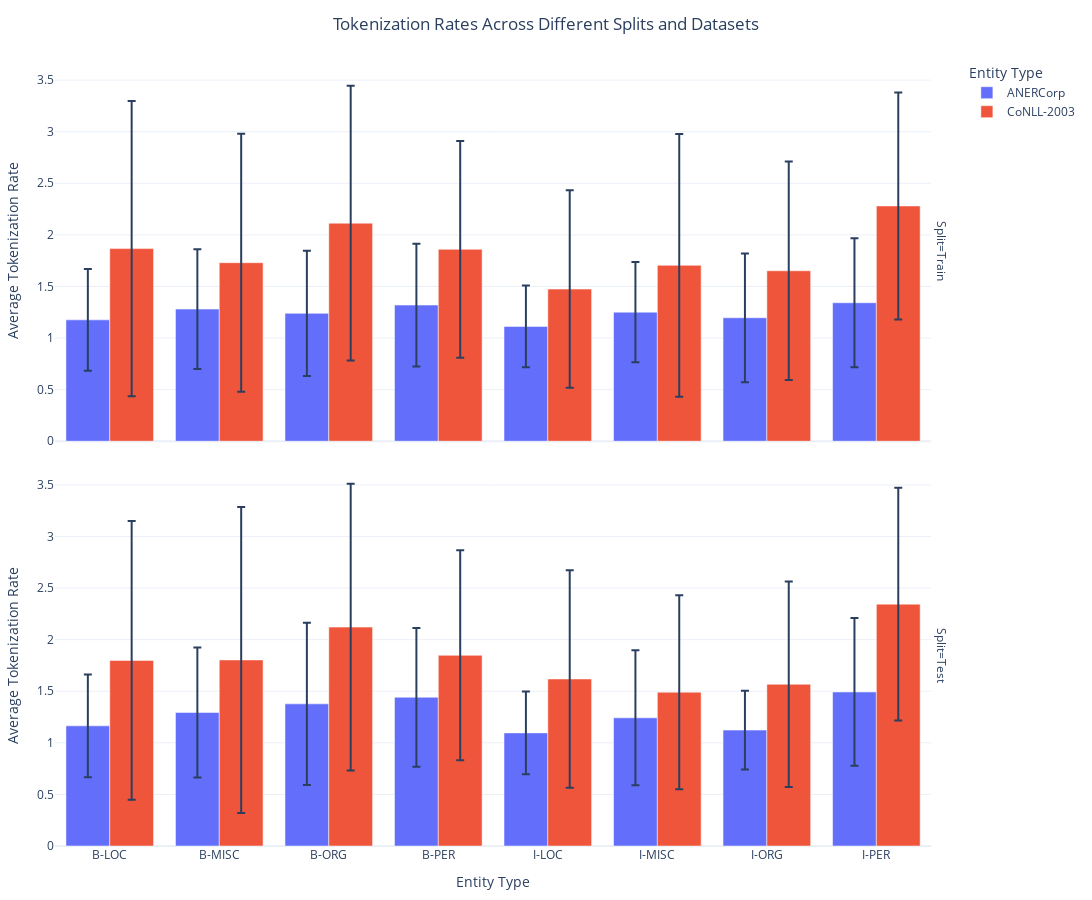

Here is the notebook cell this chart was saved with:
### Code cell
# Define datasets and entity tags of interest
datasets_of_interest = ["ANERCorp", "CoNLL-2003"]
tags_of_interest = ["B-LOC", "I-LOC", "B-PER", "I-PER", "B-ORG", "I-ORG", "B-MISC", "I-MISC"]

# Initialize the analyzer
tokenization_analyzer = TokenizationRateAnalyzer(corpora, datasets_of_interest, tags_of_interest)

# Compute tokenization rates
tokenization_df = tokenization_analyzer.calculate_tokenization_metrics()

# Visualize tokenization rates
tokenization_analyzer.visualize_tokenization_rates(tokenization_df)

### Figure 1 — Plotly figure (JSON) as saved in the notebook; plotly's stock layout.template omitted (floating-point values rounded to 4 significant figures)
{"data": [{"alignmentgroup": "True", "error_y": {"array": [0.4933, 0.581, 0.6062, 0.5953, 0.3965, 0.4863, 0.6242, 0.6242]}, "hovertemplate": "Dataset=ANERCorp<br>Split=Train<br>Entity Type=%{x}<br>Average Tokenization Rate=%{y}<extra></extra>", "legendgroup": "ANERCorp", "marker": {"color": "#636efa", "pattern": {"shape": ""}}, "name": "ANERCorp", "offsetgroup": "ANERCorp", "orientation": "v", "showlegend": true, "textposition": "auto", "type": "bar", "x": ["B-LOC", "B-MISC", "B-ORG", "B-PER", "I-LOC", "I-MISC", "I-ORG", "I-PER"], "xaxis": "x2", "y": [1.176, 1.281, 1.239, 1.32, 1.112, 1.251, 1.196, 1.342], "yaxis": "y2"}, {"alignmentgroup": "True", "error_y": {"array": [0.4987, 0.6295, 0.7865, 0.6725, 0.4017, 0.6547, 0.3811, 0.7161]}, "hovertemplate": "Dataset=ANERCorp<br>Split=Test<br>Entity Type=%{x}<br>Average Tokenization Rate=%{y}<extra></extra>", "legendgroup": "ANERCorp", "marker": {"color": "#636efa", "pattern": {"shape": ""}}, "name": "ANERCorp", "offsetgroup": "ANERCorp", "orientation": "v", "showlegend": false, "textposition": "auto", "type": "bar", "x": ["B-LOC", "B-MISC", "B-ORG", "B-PER", "I-LOC", "I-MISC", "I-ORG", "I-PER"], "xaxis": "x", "y": [1.165, 1.294, 1.378, 1.442, 1.096, 1.242, 1.124, 1.493], "yaxis": "y"}, {"alignmentgroup": "True", "error_y": {"array": [1.432, 1.25, 1.332, 1.051, 0.9569, 1.274, 1.059, 1.1]}, "hovertemplate": "Dataset=CoNLL-2003<br>Split=Train<br>Entity Type=%{x}<br>Average Tokenization Rate=%{y}<extra></extra>", "legendgroup": "CoNLL-2003", "marker": {"color": "#EF553B", "pattern": {"shape": ""}}, "name": "CoNLL-2003", "offsetgroup": "CoNLL-2003", "orientation": "v", "showlegend": true, "textposition": "auto", "type": "bar", "x": ["B-LOC", "B-MISC", "B-ORG", "B-PER", "I-LOC", "I-MISC", "I-ORG", "I-PER"], "xaxis": "x2", "y": [1.867, 1.73, 2.113, 1.86, 1.475, 1.705, 1.652, 2.28], "yaxis": "y2"}, {"alignmentgroup": "True", "error_y": {"array": [1.35, 1.483, 1.389, 1.018, 1.054, 0.94, 0.9958, 1.128]}, "hovertemplate": "Dataset=CoNLL-2003<br>Split=Test<br>Entity Type=%{x}<br>Average Tokenization Rate=%{y}<extra></extra>", "legendgroup": "CoNLL-2003", "marker": {"color": "#EF553B", "pattern": {"shape": ""}}, "name": "CoNLL-2003", "offsetgroup": "CoNLL-2003", "orientation": "v", "showlegend": false, "textposition": "auto", "type": "bar", "x": ["B-LOC", "B-MISC", "B-ORG", "B-PER", "I-LOC", "I-MISC", "I-ORG", "I-PER"], "xaxis": "x", "y": [1.799, 1.803, 2.122, 1.848, 1.619, 1.491, 1.568, 2.344], "yaxis": "y"}], "layout": {"annotations": [{"font": {}, "showarrow": false, "text": "Split=Test", "textangle": 90, "x": 0.98, "xanchor": "left", "xref": "paper", "y": 0.2425, "yanchor": "middle", "yref": "paper"}, {"font": {}, "showarrow": false, "text": "Split=Train", "textangle": 90, "x": 0.98, "xanchor": "left", "xref": "paper", "y": 0.7575, "yanchor": "middle", "yref": "paper"}], "barmode": "group", "height": 900, "legend": {"title": {"text": "Entity Type"}, "tracegroupgap": 0}, "margin": {"b": 20, "l": 20, "r": 20, "t": 60}, "title": {"text": "Tokenization Rates Across Different Splits and Datasets", "x": 0.5}, "width": 1200, "xaxis": {"anchor": "y", "domain": [0, 0.98], "title": {"text": "Entity Type"}}, "xaxis2": {"anchor": "y2", "domain": [0, 0.98], "matches": "x", "showticklabels": false}, "yaxis": {"anchor": "x", "domain": [0, 0.485], "title": {"text": "Average Tokenization Rate"}}, "yaxis2": {"anchor": "x2", "domain": [0.515, 1], "matches": "y", "title": {"text": "Average Tokenization Rate"}}}}
